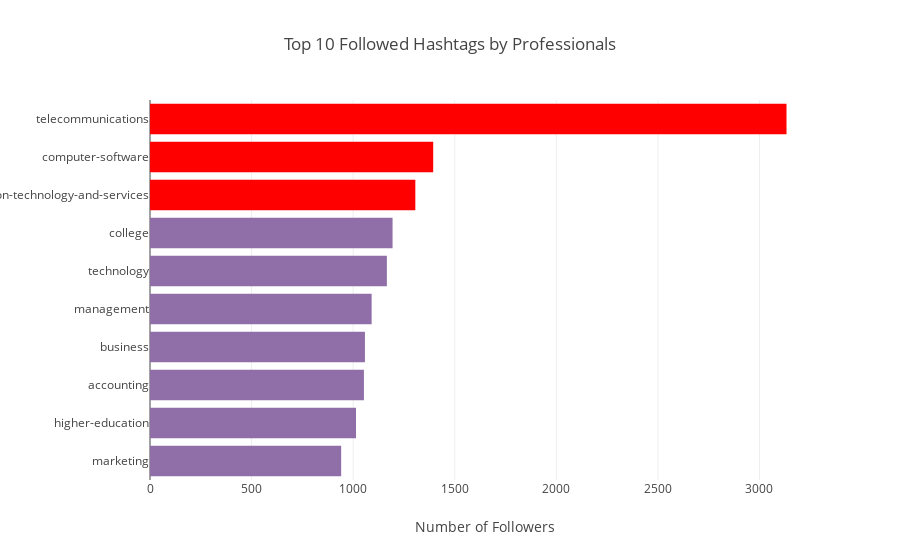

Here is the notebook cell this chart was saved with:
### Markdown cell above
### **<span style="color: red">Observation: </span>** 
### - Each Professional can give the industry he works in. We notice first that there 1937 entries where the industry field is missing, which is quite a considerable number.
### - One other important thing to note, is that the Top 3 Industries (skipping the missing ones) are all related to IT ( *4712*  professionals in total ) !

### Code cell
tag_counts = tag_users_df[tag_users_df['tag_users_user_id'].isin(professionals_df.index.values)].groupby('tag_users_tag_id').count().sort_values('tag_users_user_id', ascending=False)
new_index = []
for i in tag_counts.index.values:
    new_index.append(tags_df.loc[i][0])
#new_index
tag_counts = tag_counts.set_index(pd.Series(new_index))
tag_counts = tag_counts.rename(columns={'tag_users_user_id': 'Number of Professionals'})
n = 10
fig = {
    'data': [{
        'type': 'bar',
        'x': tag_counts.head(n)['Number of Professionals'],
        'y': tag_counts.head(n).index.values,
        'orientation': 'h',
        'marker': {'color': ['red' if i < 3 else BAR_COLOR for i in range(n)]}
    }],
    'layout': {
        'title': f'Top {n} Followed Hashtags by Professionals', 
        'yaxis': {'autorange': 'reversed'},
        'xaxis': {'title': 'Number of Followers'},
        'margin': {'l': 150}
    }
}
iplot(fig)

### Figure 1 — Plotly figure (JSON) as saved in the notebook; plotly's stock layout.template omitted (floating-point values rounded to 4 significant figures)
{"data": [{"marker": {"color": ["red", "red", "red", "#906FA8", "#906FA8", "#906FA8", "#906FA8", "#906FA8", "#906FA8", "#906FA8"]}, "orientation": "h", "type": "bar", "uid": "3ba989a4-e472-4e5e-9074-0843e84c2c3d", "x": [3133, 1394, 1306, 1194, 1166, 1091, 1058, 1053, 1014, 941], "y": ["telecommunications", "computer-software", "information-technology-and-services", "college", "technology", "management", "business", "accounting", "higher-education", "marketing"]}], "layout": {"margin": {"l": 150}, "title": {"text": "Top 10 Followed Hashtags by Professionals"}, "xaxis": {"title": {"text": "Number of Followers"}}, "yaxis": {"autorange": "reversed"}}}
